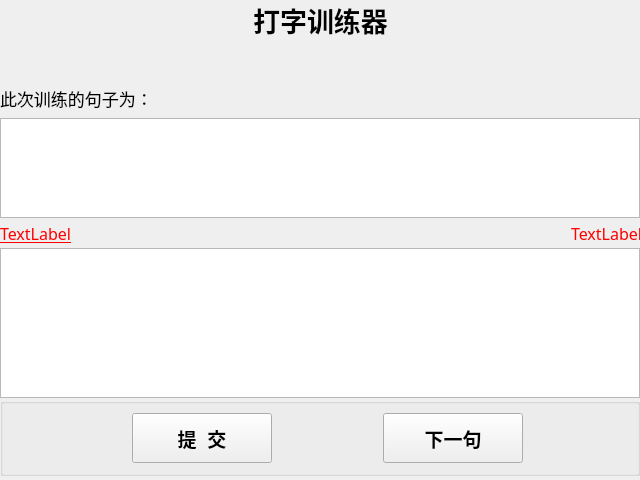
<?xml version="1.0" encoding="UTF-8"?>
<ui version="4.0">
 <class>Form</class>
 <widget class="QWidget" name="Form">
  <property name="geometry">
   <rect>
    <x>0</x>
    <y>0</y>
    <width>640</width>
    <height>480</height>
   </rect>
  </property>
  <property name="minimumSize">
   <size>
    <width>640</width>
    <height>480</height>
   </size>
  </property>
  <property name="maximumSize">
   <size>
    <width>640</width>
    <height>480</height>
   </size>
  </property>
  <property name="windowTitle">
   <string>Form</string>
  </property>
  <widget class="QWidget" name="verticalLayoutWidget">
   <property name="geometry">
    <rect>
     <x>0</x>
     <y>0</y>
     <width>642</width>
     <height>476</height>
    </rect>
   </property>
   <layout class="QVBoxLayout" name="verticalLayout">
    <property name="spacing">
     <number>0</number>
    </property>
    <item alignment="Qt::AlignHCenter|Qt::AlignTop">
     <widget class="QLabel" name="label">
      <property name="maximumSize">
       <size>
        <width>200</width>
        <height>50</height>
       </size>
      </property>
      <property name="font">
       <font>
        <family>Microsoft YaHei</family>
        <pointsize>20</pointsize>
        <weight>75</weight>
        <italic>false</italic>
        <bold>true</bold>
        <underline>false</underline>
        <strikeout>false</strikeout>
       </font>
      </property>
      <property name="locale">
       <locale language="Chinese" country="China"/>
      </property>
      <property name="text">
       <string>打字训练器</string>
      </property>
      <property name="textFormat">
       <enum>Qt::RichText</enum>
      </property>
      <property name="alignment">
       <set>Qt::AlignHCenter|Qt::AlignTop</set>
      </property>
     </widget>
    </item>
    <item>
     <widget class="QLabel" name="label_2">
      <property name="maximumSize">
       <size>
        <width>300</width>
        <height>40</height>
       </size>
      </property>
      <property name="font">
       <font>
        <pointsize>13</pointsize>
       </font>
      </property>
      <property name="text">
       <string>此次训练的句子为：</string>
      </property>
     </widget>
    </item>
    <item>
     <widget class="QTextBrowser" name="textBrowser">
      <property name="minimumSize">
       <size>
        <width>640</width>
        <height>100</height>
       </size>
      </property>
      <property name="maximumSize">
       <size>
        <width>640</width>
        <height>100</height>
       </size>
      </property>
      <property name="font">
       <font>
        <family>Microsoft New Tai Lue</family>
        <pointsize>12</pointsize>
       </font>
      </property>
     </widget>
    </item>
    <item>
     <layout class="QHBoxLayout" name="horizontalLayout_2">
      <item alignment="Qt::AlignLeft|Qt::AlignVCenter">
       <widget class="QLabel" name="time_label">
        <property name="minimumSize">
         <size>
          <width>199</width>
          <height>30</height>
         </size>
        </property>
        <property name="maximumSize">
         <size>
          <width>199</width>
          <height>30</height>
         </size>
        </property>
        <property name="font">
         <font>
          <family>Adobe 宋体 Std L</family>
          <pointsize>12</pointsize>
          <underline>true</underline>
         </font>
        </property>
        <property name="styleSheet">
         <string notr="true">color:rgb(255, 0, 0)</string>
        </property>
        <property name="text">
         <string>TextLabel</string>
        </property>
        <property name="textFormat">
         <enum>Qt::PlainText</enum>
        </property>
       </widget>
      </item>
      <item alignment="Qt::AlignRight">
       <widget class="QLabel" name="info_lable">
        <property name="enabled">
         <bool>false</bool>
        </property>
        <property name="maximumSize">
         <size>
          <width>400</width>
          <height>30</height>
         </size>
        </property>
        <property name="font">
         <font>
          <family>Bahnschrift Condensed</family>
          <pointsize>12</pointsize>
         </font>
        </property>
        <property name="styleSheet">
         <string notr="true">color:rgb(255, 0, 0)</string>
        </property>
        <property name="text">
         <string>TextLabel</string>
        </property>
        <property name="textFormat">
         <enum>Qt::AutoText</enum>
        </property>
        <property name="margin">
         <number>0</number>
        </property>
       </widget>
      </item>
     </layout>
    </item>
    <item>
     <widget class="QTextEdit" name="textEdit">
      <property name="minimumSize">
       <size>
        <width>600</width>
        <height>150</height>
       </size>
      </property>
      <property name="maximumSize">
       <size>
        <width>640</width>
        <height>150</height>
       </size>
      </property>
      <property name="font">
       <font>
        <pointsize>13</pointsize>
       </font>
      </property>
     </widget>
    </item>
    <item>
     <widget class="QGroupBox" name="horizontalGroupBox">
      <property name="maximumSize">
       <size>
        <width>640</width>
        <height>200</height>
       </size>
      </property>
      <layout class="QHBoxLayout" name="horizontalLayout">
       <item>
        <spacer name="horizontalSpacer">
         <property name="orientation">
          <enum>Qt::Horizontal</enum>
         </property>
         <property name="sizeType">
          <enum>QSizePolicy::Fixed</enum>
         </property>
         <property name="sizeHint" stdset="0">
          <size>
           <width>120</width>
           <height>0</height>
          </size>
         </property>
        </spacer>
       </item>
       <item alignment="Qt::AlignHCenter|Qt::AlignVCenter">
        <widget class="QPushButton" name="submit_btn">
         <property name="enabled">
          <bool>true</bool>
         </property>
         <property name="minimumSize">
          <size>
           <width>140</width>
           <height>50</height>
          </size>
         </property>
         <property name="maximumSize">
          <size>
           <width>140</width>
           <height>50</height>
          </size>
         </property>
         <property name="font">
          <font>
           <family>Century</family>
           <pointsize>14</pointsize>
           <weight>75</weight>
           <bold>true</bold>
          </font>
         </property>
         <property name="cursor">
          <cursorShape>PointingHandCursor</cursorShape>
         </property>
         <property name="text">
          <string>提  交</string>
         </property>
        </widget>
       </item>
       <item>
        <spacer name="horizontalSpacer_3">
         <property name="orientation">
          <enum>Qt::Horizontal</enum>
         </property>
         <property name="sizeType">
          <enum>QSizePolicy::Maximum</enum>
         </property>
         <property name="sizeHint" stdset="0">
          <size>
           <width>120</width>
           <height>0</height>
          </size>
         </property>
        </spacer>
       </item>
       <item>
        <widget class="QPushButton" name="next_btn">
         <property name="minimumSize">
          <size>
           <width>140</width>
           <height>50</height>
          </size>
         </property>
         <property name="maximumSize">
          <size>
           <width>140</width>
           <height>50</height>
          </size>
         </property>
         <property name="font">
          <font>
           <family>Century</family>
           <pointsize>14</pointsize>
           <weight>75</weight>
           <bold>true</bold>
          </font>
         </property>
         <property name="cursor">
          <cursorShape>PointingHandCursor</cursorShape>
         </property>
         <property name="text">
          <string>下一句</string>
         </property>
        </widget>
       </item>
       <item>
        <spacer name="horizontalSpacer_2">
         <property name="orientation">
          <enum>Qt::Horizontal</enum>
         </property>
         <property name="sizeType">
          <enum>QSizePolicy::Maximum</enum>
         </property>
         <property name="sizeHint" stdset="0">
          <size>
           <width>120</width>
           <height>0</height>
          </size>
         </property>
        </spacer>
       </item>
      </layout>
     </widget>
    </item>
   </layout>
  </widget>
 </widget>
 <resources/>
 <connections/>
</ui>
